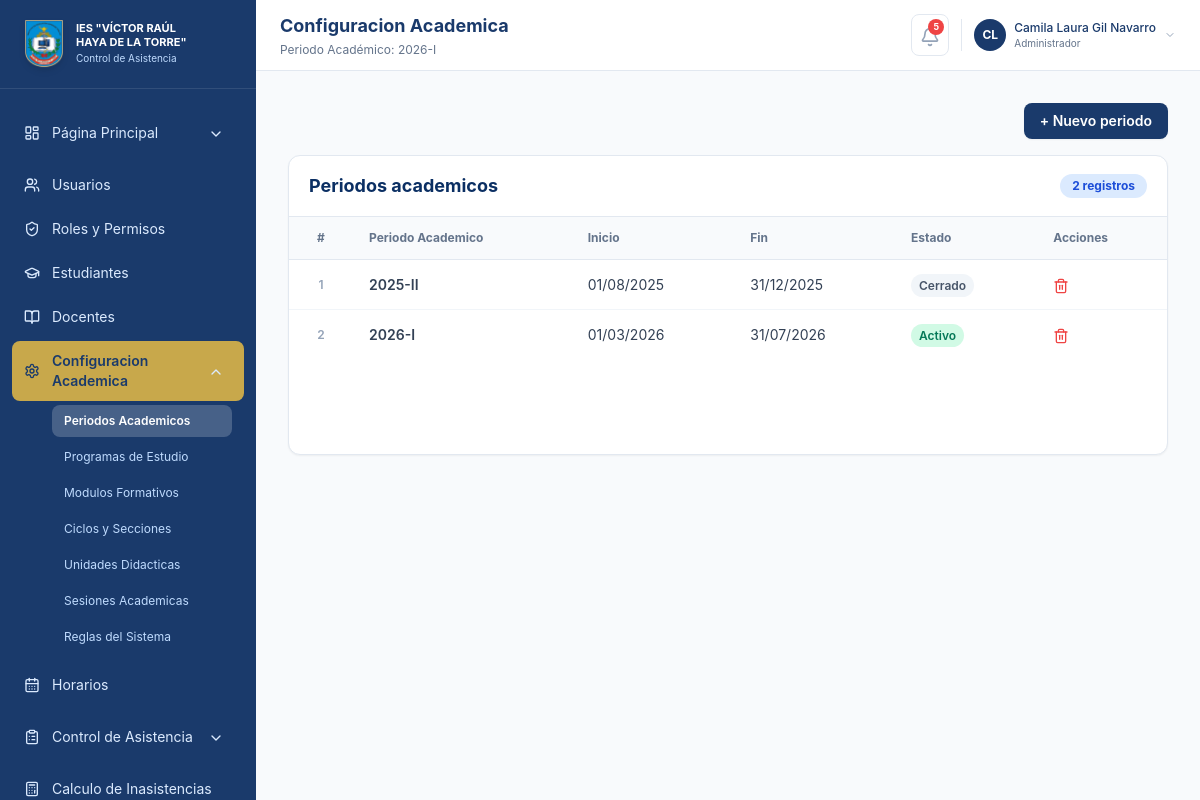
Page /index.php?m=configuracion (signed in) on the committed database.
### tables this page shows
CREATE TABLE `periodos_academicos` (
  `id` int(11) NOT NULL AUTO_INCREMENT,
  `nombre` varchar(20) NOT NULL,
  `fecha_inicio` date NOT NULL,
  `fecha_fin` date NOT NULL,
  `estado` enum('Activo','Cerrado') DEFAULT 'Activo',
  PRIMARY KEY (`id`)
);

### public/index.php (called while the page is built, shortened)
<?php
require_once __DIR__ . '/../app/helpers.php';
require __DIR__ . '/layout.php';

### app/db.php (called while the page is built, shortened)
<?php
function db(): PDO
{
    static $pdo = null;
    if ($pdo instanceof PDO) {
        return $pdo;
    }
    try {
        $dsn = 'mysql:host=' . DB_HOST . ';dbname=' . DB_NAME . ';charset=' . DB_CHARSET;
        $pdo = new PDO($dsn, DB_USER, DB_PASS, [
            PDO::ATTR_ERRMODE => PDO::ERRMODE_EXCEPTION,
            PDO::ATTR_DEFAULT_FETCH_MODE => PDO::FETCH_ASSOC,
            PDO::ATTR_EMULATE_PREPARES => false,
        ]);
    } catch (PDOException $e) {
        error_log('Error de base de datos: ' . $e->getMessage());
        http_response_code(500);
        die('La base de datos no está disponible. Verifique app/config.php e importe database/schema.sql antes de usar el sistema.');
    }
    return $pdo;
}

### app/repositories/ConfiguracionRepository.php (called while the page is built, shortened)
<?php
class ConfiguracionRepository
{
    private PDO $pdo;
    public function __construct(PDO $pdo)
    {
        $this->pdo = $pdo;
    }
    public function getPeriodosAcademicos(): array
    {
        $stmt = $this->pdo->query("SELECT * FROM periodos_academicos ORDER BY id DESC");
        return $stmt->fetchAll(PDO::FETCH_ASSOC);
    }
}

### app/helpers.php (called while the page is built, shortened)
<?php
require_once __DIR__ . '/db.php';
function e(string|int|float|null $value): string
{
    return htmlspecialchars((string) $value, ENT_QUOTES, 'UTF-8');
}
function badge_class(?string $estado): string
{
    return match ($estado) {
        'Activo', 'Presente', 'Registrada' => 'bg-emerald-100 text-emerald-700',
        'En riesgo', 'Tardanza', 'Pendiente' => 'bg-amber-100 text-amber-700',
        'Inhabilitado', 'Inasistente', 'Cerrada' => 'bg-red-100 text-red-700',
        'Justificado' => 'bg-blue-100 text-blue-700',
        default => 'bg-slate-100 text-slate-600',
    };
}

### public/modules/configuracion.php (the view, shortened to what this page needs)
<?php
require_once __DIR__ . '/../../app/repositories/ConfiguracionRepository.php';
$configRepo = new ConfiguracionRepository(db());
$periodos_academicos = $configRepo->getPeriodosAcademicos();
$tab = $_GET['tab'] ?? 'periodos';
?>
<div class="space-y-4">
    <div class="flex justify-end gap-3 mb-4">
        <div class="flex-shrink-0 self-end xl:self-auto">
            <?php if ($tab === 'periodos'): ?>
                <?php render_modal_button('+ Nuevo periodo', 'modal-periodo'); ?>
            <?php elseif ($tab === 'programas'): ?>
                <?php render_modal_button('+ Nuevo programa', 'modal-programa-nuevo'); ?>
            <?php elseif ($tab === 'ciclos'): ?>
                <?php render_modal_button('+ Nuevo ciclo', 'modal-ciclo'); ?>
            <?php elseif ($tab === 'sesiones'): ?>
                <?php render_modal_button('+ Nueva sesion', 'modal-sesion'); ?>
            <?php endif; ?>
        </div>
    </div>
    <?php if ($tab === 'periodos'): ?>
        <div class="overflow-x-auto overflow-y-hidden min-h-[300px] rounded-xl border border-slate-200 bg-white shadow-sm hidden md:block">
            <div class="flex items-center justify-between px-5 py-4">
                <h2 class="text-lg font-bold text-[#0b2f63]">Periodos academicos</h2>
                <span class="rounded-full bg-blue-100 px-3 py-1 text-xs font-bold text-blue-700 shrink-0 whitespace-nowrap">
                <?= count($periodos_academicos) ?> registro<?= count($periodos_academicos) !== 1 ? 's' : '' ?>
            </span>
            </div>
            <table class="w-full">
                <thead class="border-y border-slate-200 bg-slate-50"><tr><th class="table-th w-16 text-center">#</th><th class="table-th">Periodo Academico</th><th class="table-th">Inicio</th><th class="table-th">Fin</th><th class="table-th">Estado</th><th class="table-th">Acciones</th></tr></thead>
                <tbody class="divide-y divide-slate-100">
                    <?php foreach ($periodos_academicos as $index => $pa): ?>
                    <tr>
                        <td class="table-td text-center text-slate-400 text-xs font-semibold"><?= $index + 1 ?></td>
                        <td class="table-td font-semibold"><?= e($pa['nombre']) ?></td>
                        <td class="table-td"><?= e(date('d/m/Y', strtotime($pa['fecha_inicio']))) ?></td>
                        <td class="table-td"><?= e(date('d/m/Y', strtotime($pa['fecha_fin']))) ?></td>
                        <td class="table-td">
                            <?php if ($pa['estado'] === 'Activo'): ?>
                                <span class="rounded-full px-2 py-1 text-xs font-semibold <?= badge_class('Activo') ?>">Activo</span>
                            <?php else: ?>
                                <span class="rounded-full bg-slate-100 px-2 py-1 text-xs font-semibold text-slate-600">Cerrado</span>
                            <?php endif; ?>
                        </td>
                        <td class="table-td">
                            <button type="button" onclick="deleteEntityAction('periodo_academico', <?= (int)$pa['id'] ?>)" class="text-red-500 hover:text-red-700 transition" title="Eliminar"><i data-lucide="trash-2" class="h-4 w-4"></i></button>
                        </td>
                    </tr>
                    <?php endforeach; ?>
                </tbody>
            </table>
        </div>
    <?php endif; ?>
</div>

### public/assets/app.css (style rules this page uses)
body { font-family: Inter, ui-sans-serif, system-ui, -apple-system, BlinkMacSystemFont, "Segoe UI", sans-serif; }
.table-th { padding: 0.75rem 1rem; text-align: left; font-size: 0.75rem; font-weight: 700; color: #64748b; }
.table-td { padding: 0.875rem 1rem; font-size: 0.875rem; color: #334155; vertical-align: middle; }
.lucide { display: inline-block; flex-shrink: 0; stroke-width: 2; vertical-align: middle; }

### rows in the picture
periodos_academicos: nombre "2025-II", fecha_inicio "01/08/2025", fecha_fin "31/12/2025", estado "Cerrado"
periodos_academicos: nombre "2026-I", fecha_inicio "01/03/2026", fecha_fin "31/07/2026"

### other values in the picture
$label "Página Principal"
$label "Usuarios"
$label "Roles y Permisos"
$label "Estudiantes"
$label "Docentes"
$label "Configuracion Academica"
$tLabel "Periodos Academicos"
$tLabel "Programas de Estudio"
$tLabel "Modulos Formativos"
$tLabel "Ciclos y Secciones"
$tLabel "Unidades Didacticas"
$tLabel "Sesiones Academicas"
$tLabel "Reglas del Sistema"
$label "Horarios"
$label "Control de Asistencia"
